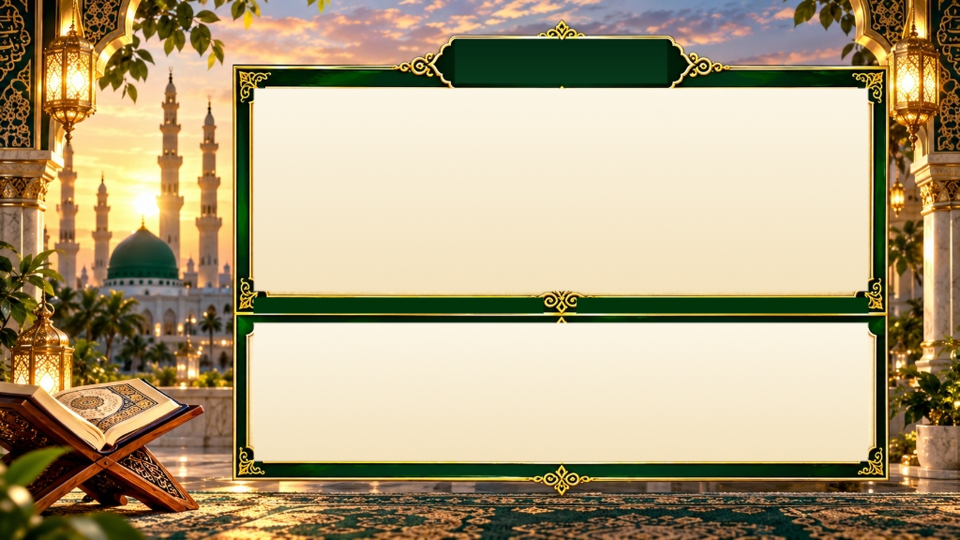
#> input picture templates/images/tmpl_master_madinah_16x9.jpg, 1920 x 1080 px, found by its file name (shown at 1/2 size)
$ python build_dual_catalog.py
#> lines starting #> are read from the running program, lines starting #| are printed output that depends on the picture; after the words box and inside, x2 and y2 are one past the last pixel; in counts of white or black regions, pixels touching at a corner belong together
import os
import sys
import json
import re
import shutil
import numpy as np
from PIL import Image

BASE_DIR = "/Users/shaddo/.gemini/antigravity/scratch/surah_fatiha"
TEMPLATES_DIR = os.path.join(BASE_DIR, "templates")
IMAGES_DIR = os.path.join(TEMPLATES_DIR, "images")
THUMBS_DIR = os.path.join(TEMPLATES_DIR, "thumbs")
CATALOG_FILE = os.path.join(TEMPLATES_DIR, "templates.json")

# 1. Generate 12th Master Template: Amethyst Twilight (Deep Purple / Violet & Royal Gold)
print("=== Generating 12th Master: Royal Amethyst Twilight ===")
base_16x9 = np.array(Image.open(os.path.join(IMAGES_DIR, "tmpl_master_madinah_16x9.jpg"))).astype(np.float32)
base_9x16 = np.array(Image.open(os.path.join(IMAGES_DIR, "tmpl_master_madinah_9x16.jpg"))).astype(np.float32)
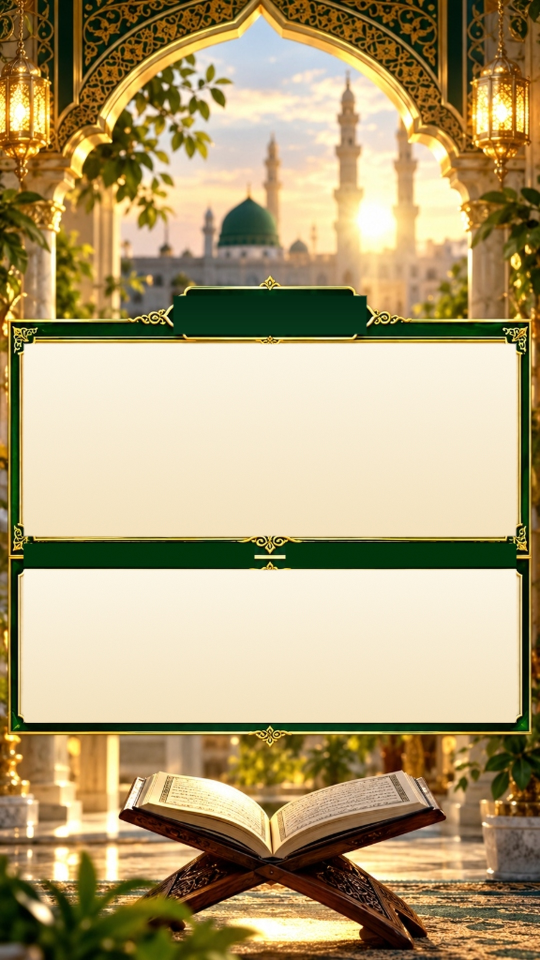
#> input picture templates/images/tmpl_master_madinah_9x16.jpg, 1080 x 1920 px, found by its file name (shown at 1/2 size)

def make_amethyst(arr, is_vertical=False):
#> called with is_vertical = False
    out = arr.copy()
    is_green = (arr[:,:,1] > 28) & (arr[:,:,1] > arr[:,:,0]*1.15) & (arr[:,:,1] > arr[:,:,2]*1.05)
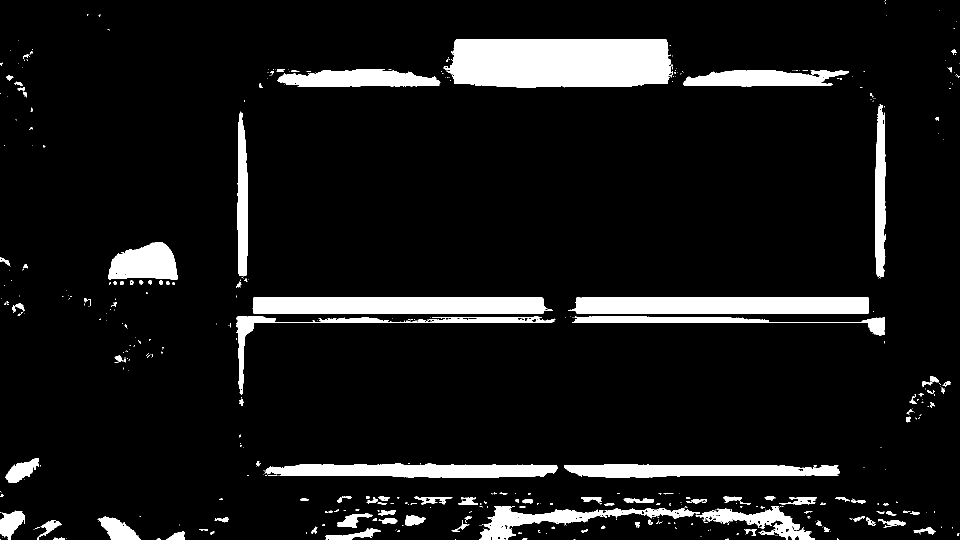
#> is_green: shape (1080, 1920) bool (shown at 1/2 size); 8.8% white; 530 white regions (392 under 20 px), largest, box (x1, y1, x2, y2) and area: (886, 78, 1345, 175) 40646, (1137, 594, 1738, 627) 18762, (505, 594, 1106, 627) 18655
    if not is_vertical:
        is_green[:, :510] = False
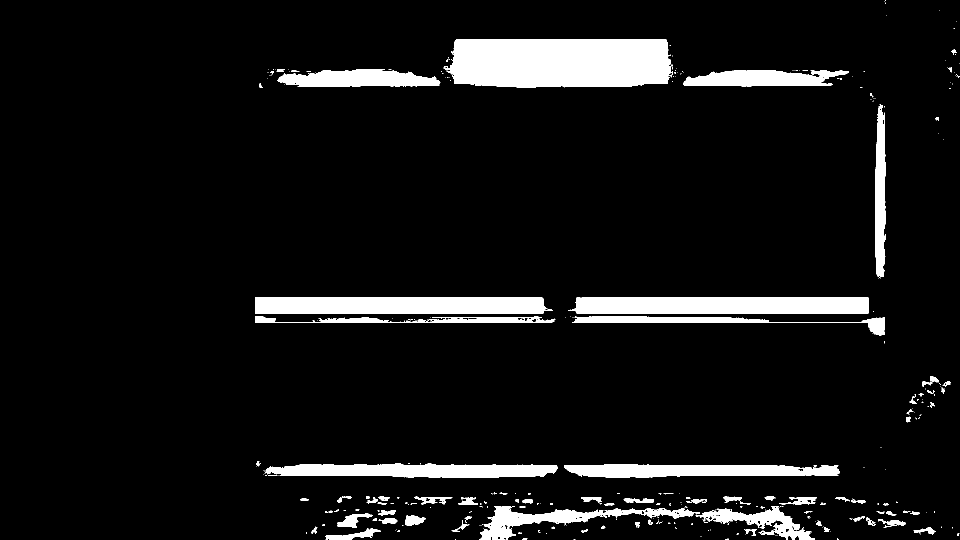
#> is_green: shape (1080, 1920) bool (shown at 1/2 size); 7.6% white; 368 white regions (272 under 20 px), largest, box (x1, y1, x2, y2) and area: (886, 78, 1345, 175) 40646, (1137, 594, 1738, 627) 18762, (510, 594, 1106, 627) 18547
    g_val = arr[:,:,1][is_green]
    # Deep royal amethyst purple
    out[:,:,0][is_green] = np.clip(g_val * 1.35 + 40, 0, 255)
    out[:,:,1][is_green] = g_val * 0.18
    out[:,:,2][is_green] = np.clip(g_val * 1.50 + 55, 0, 255)
    if not is_vertical:
        out[:,:510,0] = np.clip(out[:,:510,0] * 1.05, 0, 255)
        out[:,:510,2] = np.clip(out[:,:510,2] * 1.10, 0, 255)
    return np.clip(out, 0, 255).astype(np.uint8)

arr_amethyst_16 = make_amethyst(base_16x9, is_vertical=False)
arr_amethyst_9 = make_amethyst(base_9x16, is_vertical=True)
#> call 2 of make_amethyst, with is_vertical = True
#> in make_amethyst (call 2), `is_green = (arr[:,:,1] > 28) & (arr[:,:,1] > arr[:,:,0]*1.15) & (arr[:..`:
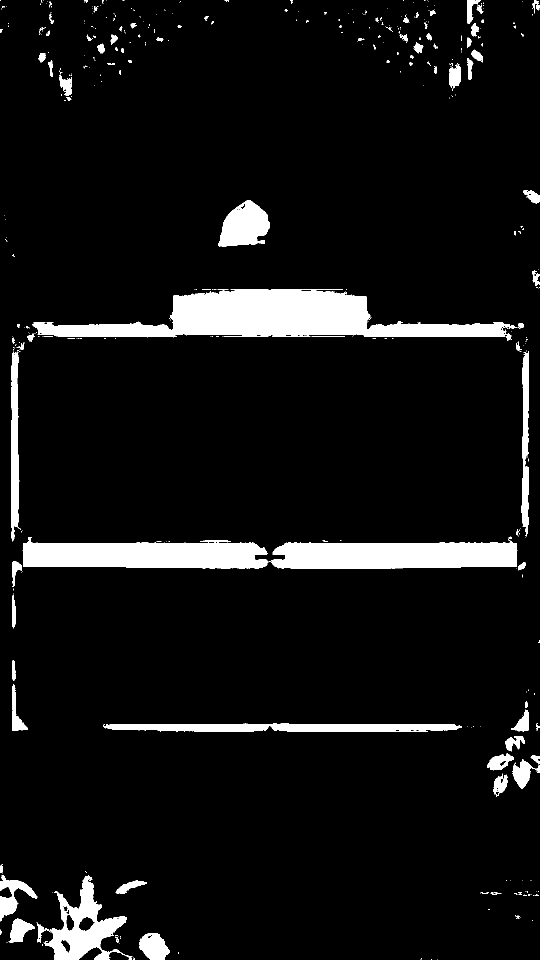
#> is_green: shape (1920, 1080) bool (shown at 1/2 size); 7.4% white; 497 white regions (396 under 20 px), largest, box (x1, y1, x2, y2) and area: (64, 578, 1035, 682) 46556, (537, 1084, 1035, 1138) 23917, (45, 1074, 536, 1138) 23532
#> in make_amethyst (call 2), `out[:,:,2][is_green] = np.clip(g_val * 1.50 + 55, 0, 255)`:
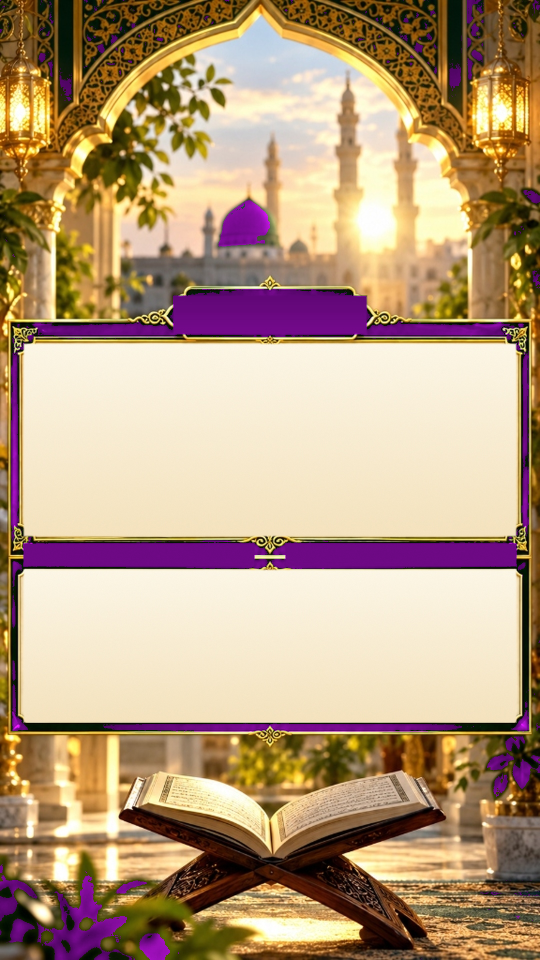
#> out: shape (1920, 1080, 3) float32 (shown at 1/2 size); mean R, G, B 184.9, 156.2, 126.3

im_am_16 = Image.fromarray(arr_amethyst_16)
im_am_16.save(os.path.join(IMAGES_DIR, "tmpl_master_amethyst_twilight_16x9.jpg"), quality=95)
im_am_16.resize((320, 180), Image.Resampling.LANCZOS).save(os.path.join(THUMBS_DIR, "tmpl_master_amethyst_twilight_16x9_thumb.jpg"), quality=90)
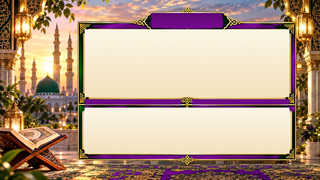
#> saved as tmpl_master_amethyst_twilight_16x9_thumb.jpg: PIL image 320x180 RGB; mean R, G, B 183.7, 156.6, 136.4

im_am_9 = Image.fromarray(arr_amethyst_9)
im_am_9.save(os.path.join(IMAGES_DIR, "tmpl_master_amethyst_twilight_9x16.jpg"), quality=95)
im_am_9.resize((180, 320), Image.Resampling.LANCZOS).save(os.path.join(THUMBS_DIR, "tmpl_master_amethyst_twilight_9x16_thumb.jpg"), quality=90)
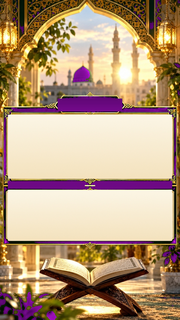
#> saved as tmpl_master_amethyst_twilight_9x16_thumb.jpg: PIL image 180x320 RGB; mean R, G, B 183.7, 156.4, 126.7
print("Saved tmpl_master_amethyst_twilight (16:9 and 9:16) successfully.")

# 12 Flagship Master Templates Definition
MASTER_TEMPLATES = [
    {
        "id": "tmpl_master_madinah",
        "name": "Master Emerald & Gold Madinah Sunset",
        "category": "Emerald & Gold Luxury",
        "style": "emerald_gold"
    },
    {
        "id": "tmpl_master_sapphire_madinah",
        "name": "Royal Sapphire & Gold Madinah Twilight",
        "category": "Emerald & Gold Luxury",
        "style": "dark_luxury"
    },
    {
        "id": "tmpl_master_obsidian_gold",
        "name": "Black Obsidian & Gold Royal Palace",
        "category": "Dark Luxury & Gold",
        "style": "dark_luxury"
    },
    {
        "id": "tmpl_master_ruby_rose",
        "name": "Ruby Rose & Oud Royal Archway",
        "category": "Floral & Serene Gardens",
        "style": "cherry_blossom_rose"
    },
    {
        "id": "tmpl_master_kaaba_stars",
        "name": "Royal Kaaba under Celestial Stars",
        "category": "Mosques & Holy Sites",
        "style": "dark_luxury"
    },
    {
        "id": "tmpl_master_golden_alaqsa",
        "name": "Golden Al-Aqsa Dome at Sunset",
        "category": "Mosques & Holy Sites",
        "style": "emerald_gold"
    },
    {
        "id": "tmpl_master_desert_oasis",
        "name": "Warm Desert Oasis & Glowing Lanterns",
        "category": "Nature & Waterfalls",
        "style": "emerald_gold"
    },
    {
        "id": "tmpl_master_celestial_galaxy",
        "name": "Celestial Earth Orbit & Milky Way",
        "category": "Cosmic & Deep Ocean",
        "style": "dark_luxury"
    },
    {
        "id": "tmpl_master_marble_dawn",
        "name": "White Marble Mosque Colonnade at Dawn",
        "category": "Mosques & Holy Sites",
        "style": "cinematic_clean"
    },
    {
        "id": "tmpl_master_amethyst_twilight",
        "name": "Royal Amethyst Twilight & Gold Calligraphy",
        "category": "Dark Luxury & Gold",
        "style": "dark_luxury"
    },
    {
        "id": "tmpl_rehl_sunset",
        "name": "Holy Quran on Rehl in Madinah Sunset",
        "category": "Sacred Quran & Lanterns",
        "style": "emerald_gold"
    },
    {
        "id": "tmpl_rehl_courtyard",
        "name": "Madinah Courtyard with Golden Lanterns & Rehl",
        "category": "Sacred Quran & Lanterns",
        "style": "emerald_gold"
    }
]

# 2. Cinematic 9:16 Generator for Collage Templates
def make_9x16_cinematic(src_path, out_img, out_thumb):
    src = Image.open(src_path)
    sw, sh = src.size # 1920, 1080
    target_w, target_h = 1080, 1920
    scale = max(target_w / sw, target_h / sh)
    bg_w, bg_h = int(sw * scale), int(sh * scale)
    bg = src.resize((bg_w, bg_h), Image.Resampling.LANCZOS)
    cx = (bg_w - target_w) // 2
    cy = (bg_h - target_h) // 2
    bg_cropped = bg.crop((cx, cy, cx + target_w, cy + target_h))

    # Subtle vignette for video subtitle clarity
    bg_arr = np.array(bg_cropped).astype(np.float32)
    for y in range(target_h):
        if y < 450:
            factor = 0.55 + 0.45 * (y / 450.0)
        elif y > 1400:
            factor = 1.0 - 0.40 * ((y - 1400.0) / 520.0)
        else:
            factor = 1.0
        bg_arr[y, :, :] *= factor

    res = Image.fromarray(np.clip(bg_arr, 0, 255).astype(np.uint8))
    res.save(out_img, quality=95)

    # 180x320 thumbnail
    thumb = res.resize((180, 320), Image.Resampling.LANCZOS)
    thumb.save(out_thumb, quality=90)

# Import themes from template_manager
from template_manager import COLLAGE_THEMES

catalog = []

# First, register 12 Master Templates (Parchment & Plaque)
print("=== Registering 12 Master Templates ===")
for m in MASTER_TEMPLATES:
    m_id = m["id"]
    f_16 = f"{m_id}_16x9.jpg"
    f_9 = f"{m_id}_9x16.jpg"
    t_16 = f"{m_id}_16x9_thumb.jpg"
    t_9 = f"{m_id}_9x16_thumb.jpg"

    # Also create non-suffixed copy if needed
    f_default = f"{m_id}.jpg"
    t_default = f"{m_id}_thumb.jpg"
    if not os.path.exists(os.path.join(IMAGES_DIR, f_default)):
        shutil.copy2(os.path.join(IMAGES_DIR, f_16), os.path.join(IMAGES_DIR, f_default))
    if not os.path.exists(os.path.join(THUMBS_DIR, t_default)):
        shutil.copy2(os.path.join(THUMBS_DIR, t_16), os.path.join(THUMBS_DIR, t_default))

    entry = {
        "id": m_id,
        "name": m["name"],
        "category": m["category"],
        "style": m["style"],
        "aspect": "both",
        "is_master": True,
        "image_url": f"/templates/images/{f_16}",
        "thumb_url": f"/templates/thumbs/{t_16}",
        "image_path": os.path.join(IMAGES_DIR, f_16),
        "image_16x9": f"/templates/images/{f_16}",
        "image_9x16": f"/templates/images/{f_9}",
        "thumb_16x9": f"/templates/thumbs/{t_16}",
        "thumb_9x16": f"/templates/thumbs/{t_9}",
        "image_path_16x9": os.path.join(IMAGES_DIR, f_16),
        "image_path_9x16": os.path.join(IMAGES_DIR, f_9)
    }
    catalog.append(entry)

print(f"Registered {len(catalog)} Master Templates.")

# Next, process and register all 72 Collage Templates
print("=== Processing 72 Collage Templates for Dual Ratios (16:9 and 9:16) ===")
collage_count = 0
for c_idx, theme in enumerate(COLLAGE_THEMES):
    prefix = theme["prefix"]
    for tile_slug, tile_name, tile_cat in theme["tiles"]:
        t_id = f"tmpl_{prefix}_{tile_slug}"
        src_16 = os.path.join(IMAGES_DIR, f"{t_id}.jpg")
        if not os.path.exists(src_16):
            print(f"Warning: source {src_16} missing!")
            continue

        f_16 = f"{t_id}_16x9.jpg"
        f_9 = f"{t_id}_9x16.jpg"
        t_16 = f"{t_id}_16x9_thumb.jpg"
        t_9 = f"{t_id}_9x16_thumb.jpg"

        path_16 = os.path.join(IMAGES_DIR, f_16)
        path_9 = os.path.join(IMAGES_DIR, f_9)
        path_t16 = os.path.join(THUMBS_DIR, t_16)
        path_t9 = os.path.join(THUMBS_DIR, t_9)

        # Ensure 16:9 file and thumb
        if not os.path.exists(path_16):
            shutil.copy2(src_16, path_16)
        src_thumb = os.path.join(THUMBS_DIR, f"{t_id}_thumb.jpg")
        if os.path.exists(src_thumb) and not os.path.exists(path_t16):
            shutil.copy2(src_thumb, path_t16)
        elif not os.path.exists(path_t16):
            Image.open(src_16).resize((320, 180), Image.Resampling.LANCZOS).save(path_t16, quality=90)

        # Ensure 9:16 file and thumb
        if not os.path.exists(path_9) or not os.path.exists(path_t9):
            make_9x16_cinematic(src_16, path_9, path_t9)

        entry = {
            "id": t_id,
            "name": tile_name,
            "category": tile_cat,
            "style": theme.get("style", "emerald_gold"),
            "aspect": "both",
            "is_master": False,
            "image_url": f"/templates/images/{f_16}",
            "thumb_url": f"/templates/thumbs/{t_16}",
            "image_path": path_16,
            "image_16x9": f"/templates/images/{f_16}",
            "image_9x16": f"/templates/images/{f_9}",
            "thumb_16x9": f"/templates/thumbs/{t_16}",
            "thumb_9x16": f"/templates/thumbs/{t_9}",
            "image_path_16x9": path_16,
            "image_path_9x16": path_9
        }
        catalog.append(entry)
        collage_count += 1

print(f"Total collages processed: {collage_count}")
print(f"Total unified templates in catalog: {len(catalog)}")

with open(CATALOG_FILE, "w", encoding="utf-8") as f:
    json.dump(catalog, f, indent=2, ensure_ascii=False)

print("Saved catalog to", CATALOG_FILE)
